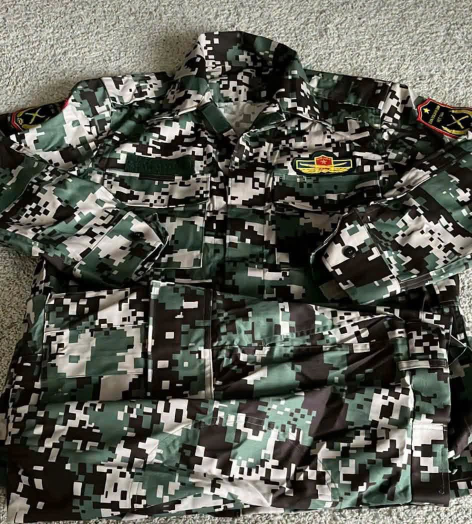
//> input picture seedk25/897511483_2645388345935298_5179468950484196935_n.jpeg, 944 x 1048 px (shown at 1/2 size)
$ ./seedk25 897511483_2645388345935298_5179468950484196935_n.jpeg 100   (built with g++ and OpenCV 4)
//> lines starting //> are read from the running program, lines starting //| are printed output that depends on the picture
//test
#include <opencv2/opencv.hpp>
#include <iostream>
#include <vector>
#include <cmath>

using namespace cv;
using namespace std;

int main(int argc, char** argv) {
    if (argc < 3) {
        cout << "Usage: ./camo input.png output_width\n";
        return 1;
    }

    Mat original = imread(argv[1]);
//> original is the input picture: 1048 rows x 944 cols, CV_8UC3; mean B, G, R 84.1, 92.5, 91.5

    if (original.empty()) {
        cerr << "Cannot load image!\n";
        return 1;
    }

    int outputWidth = stoi(argv[2]);
//> outputWidth = 100

    // Pixel grid
    int cols = 64;
    int rows = round(cols * (double)original.rows / original.cols);
//> rows = 71

    // Reduce image to pixel grid
    Mat small;
    resize(original, small, Size(cols, rows), 0, 0, INTER_AREA);
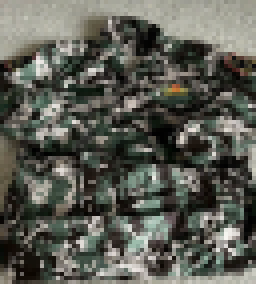
//> small: 71 rows x 64 cols, CV_8UC3 (shown 4 times larger); mean B, G, R 84.1, 92.5, 91.5

    // Prepare data for color clustering
    Mat samples = small.reshape(1, cols * rows);
    Mat samplesFloat;
    samples.convertTo(samplesFloat, CV_32F);

    Mat labels, centers;

    // Extract 5 dominant colors
    setRNGSeed(42);

    kmeans(
        samplesFloat,
        5,
        labels,
        TermCriteria(
            TermCriteria::EPS + TermCriteria::COUNT,
            30,
            0.1
        ),
        5,
        KMEANS_PP_CENTERS,
        centers
    );
//> labels = 4544 values, max 4 at index 11, min 0 at index 351, mean 1.78; centers = [[17.95, 23.14, 23.23], [166.1, 176.5, 176.6], [50.3, 57.92, 55.85], [84.01, 93.81, 91.17], [124.1, 134, 133]]

    // Reconstruct pixel pattern
    Mat pixelArt(rows, cols, CV_8UC3);

    for (int i = 0; i < rows * cols; i++) {
        int cluster = labels.at<int>(i);

        Vec3b color(
            saturate_cast<uchar>(centers.at<float>(cluster, 0)),
            saturate_cast<uchar>(centers.at<float>(cluster, 1)),
            saturate_cast<uchar>(centers.at<float>(cluster, 2))
        );

        pixelArt.at<Vec3b>(i / cols, i % cols) = color;
    }
//> this loop made 4544 passes
//> (cluster, color) on passes 1 to 3: (1, [166, 176, 177]), (1, [166, 176, 177]), (1, [166, 176, 177])
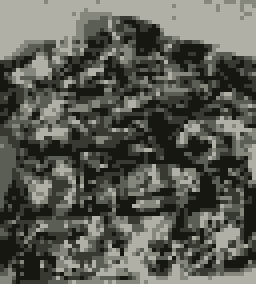
//> pixelArt: 71 rows x 64 cols, CV_8UC3 (shown 4 times larger); mean B, G, R 84, 92.4, 91.5

    // Scale without smoothing
    int outputHeight = round(
        outputWidth * (double)rows / cols
    );
//> outputHeight = 111

    Mat output;

    resize(
        pixelArt,
        output,
        Size(outputWidth, outputHeight),
        0, 0,
        INTER_NEAREST
    );
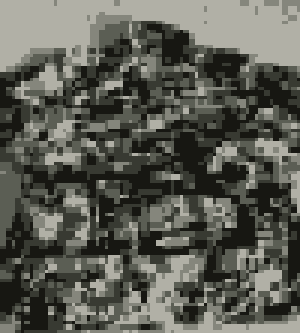
//> output: 111 rows x 100 cols, CV_8UC3 (shown 3 times larger); mean B, G, R 84.1, 92.5, 91.6

    imwrite("camouflage.png", output);

    cout << "Generated: camouflage.png\n";
    cout << "Size: " << output.cols << " x "
         << output.rows << endl;
//| Size: 100 x 111

    return 0;
}
